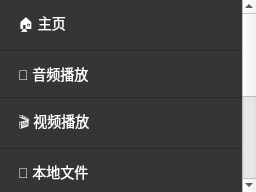
<?xml version="1.0" encoding="UTF-8"?>
<ui version="4.0">
 <class>MenuWidget</class>
 <widget class="QWidget" name="MenuWidget">
  <property name="windowTitle">
   <string>Form</string>
  </property>
  <property name="sizePolicy">
   <sizepolicy hsizetype="Expanding" vsizetype="Expanding">
    <horstretch>0</horstretch>
    <verstretch>0</verstretch>
   </sizepolicy>
  </property>
  <property name="styleSheet">
   <string notr="true">QWidget#MenuWidget {
    background-color: #353535;
    border-right: 1px solid #1a1a1a;
}

QListWidget {
    background-color: transparent;
    border: none;
    color: #ffffff;
    font-size: 14px;
    outline: none;
}

QListWidget::item {
    padding: 12px 15px;
    border-bottom: 1px solid #2a2a2a;
    background-color: transparent;
}

QListWidget::item:hover {
    background-color: #404040;
}

QListWidget::item:selected {
    background-color: #3498db;
    color: #ffffff;
}

QLabel#menuTitle {
    color: #ffffff;
    font-size: 16px;
    font-weight: bold;
    padding: 15px;
    background-color: #2d2d2d;
    border-bottom: 1px solid #1a1a1a;
}</string>
  </property>
  <layout class="QVBoxLayout" name="verticalLayout">
   <property name="spacing">
    <number>0</number>
   </property>
   <property name="leftMargin">
    <number>0</number>
   </property>
   <property name="topMargin">
    <number>0</number>
   </property>
   <property name="rightMargin">
    <number>0</number>
   </property>
   <property name="bottomMargin">
    <number>0</number>
   </property>
   <item>
    <widget class="QListWidget" name="menuList">
     <property name="sizePolicy">
      <sizepolicy hsizetype="Expanding" vsizetype="Expanding">
       <horstretch>0</horstretch>
       <verstretch>0</verstretch>
      </sizepolicy>
     </property>
     <item>
      <property name="text">
       <string>🏠 主页</string>
      </property>
     </item>
     <item>
      <property name="text">
       <string>🎵 音频播放</string>
      </property>
     </item>
     <item>
      <property name="text">
       <string>🎬 视频播放</string>
      </property>
     </item>
     <item>
      <property name="text">
       <string>📁 本地文件</string>
      </property>
     </item>
     <item>
      <property name="text">
       <string>📂 收藏夹</string>
      </property>
     </item>
     <item>
      <property name="text">
       <string>📜 播放历史</string>
      </property>
     </item>
     <item>
      <property name="text">
       <string>⬇️ 下载管理</string>
      </property>
     </item>
     <item>
      <property name="text">
       <string>⚙️ 设置</string>
      </property>
     </item>
    </widget>
   </item>
  </layout>
 </widget>
 <resources/>
 <connections/>
</ui>
